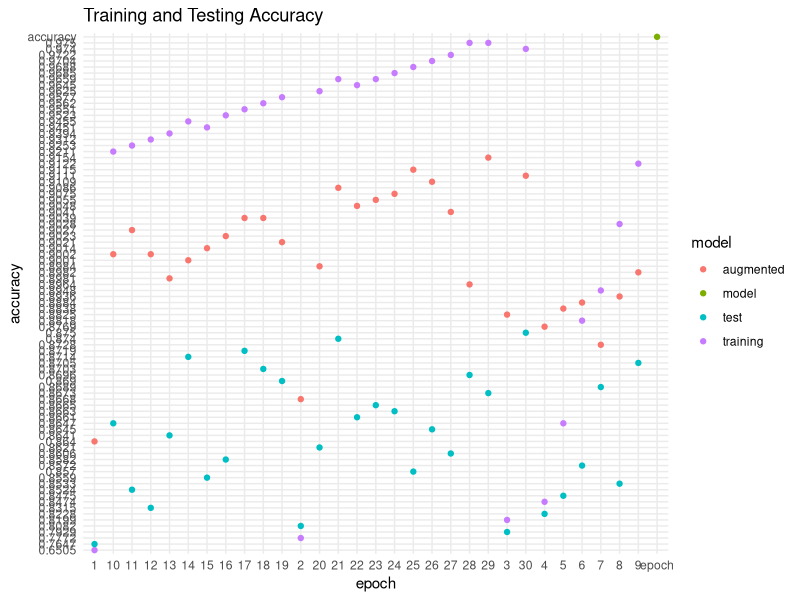

This chart was generated by the following R code:
## ---- chunk 1
#load data 
data<-read.csv("CNN_ACC.csv", header = FALSE)

#load library 
library(ggplot2)
## ---- chunk 2
names(data)<-c("epoch", "accuracy", "model")
data
## ---- chunk 3
ggplot(data = data, aes(epoch, accuracy)) + theme_minimal() + geom_point(aes(color = model)) + labs(title="Training and Testing Accuracy")

